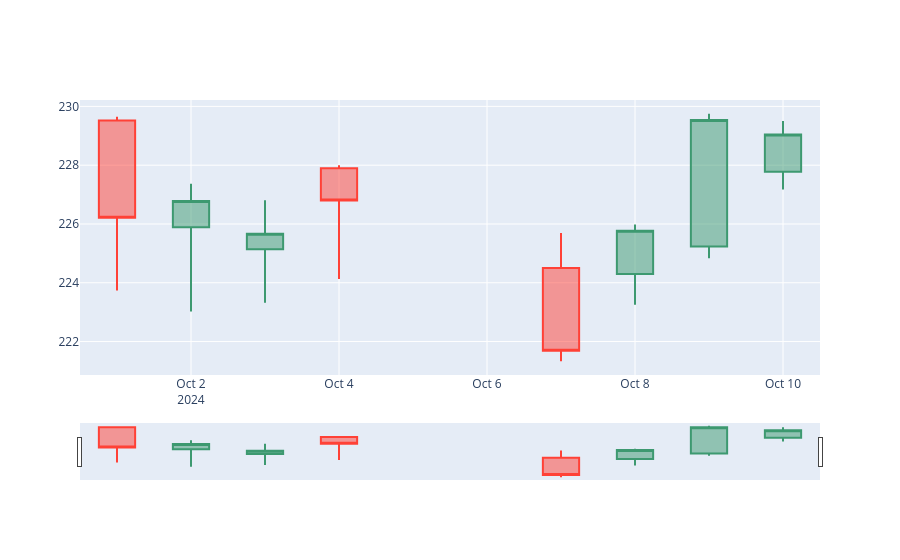

The code cell stored with this chart in its notebook:
### Markdown cell above
### Visualizing Time Series Data

Quantstream provides a simple interface for working with time series data. You can use the `plot_candlestick` method to visualize historical stock prices as candlestick charts. This method takes a pandas DataFrame with OHLC (Open, High, Low, Close) data and plots a candlestick chart.

### Code cell
ds_daily.plot_candlestick()

### Figure 1 — Plotly figure (JSON) as saved in the notebook; plotly's stock layout.template omitted (floating-point values rounded to 4 significant figures)
{"data": [{"close": [229.0, 229.5, 225.8, 221.7, 226.8, 225.7, 226.8, 226.2], "high": [229.5, 229.8, 226.0, 225.7, 228, 226.8, 227.4, 229.7], "low": [227.2, 224.8, 223.2, 221.3, 224.1, 223.3, 223.0, 223.7], "name": "Candlestick", "open": [227.8, 225.2, 224.3, 224.5, 227.9, 225.1, 225.9, 229.5], "type": "candlestick", "x": ["2024-10-10T00:00:00", "2024-10-09T00:00:00", "2024-10-08T00:00:00", "2024-10-07T00:00:00", "2024-10-04T00:00:00", "2024-10-03T00:00:00", "2024-10-02T00:00:00", "2024-10-01T00:00:00"]}], "layout": {}}
